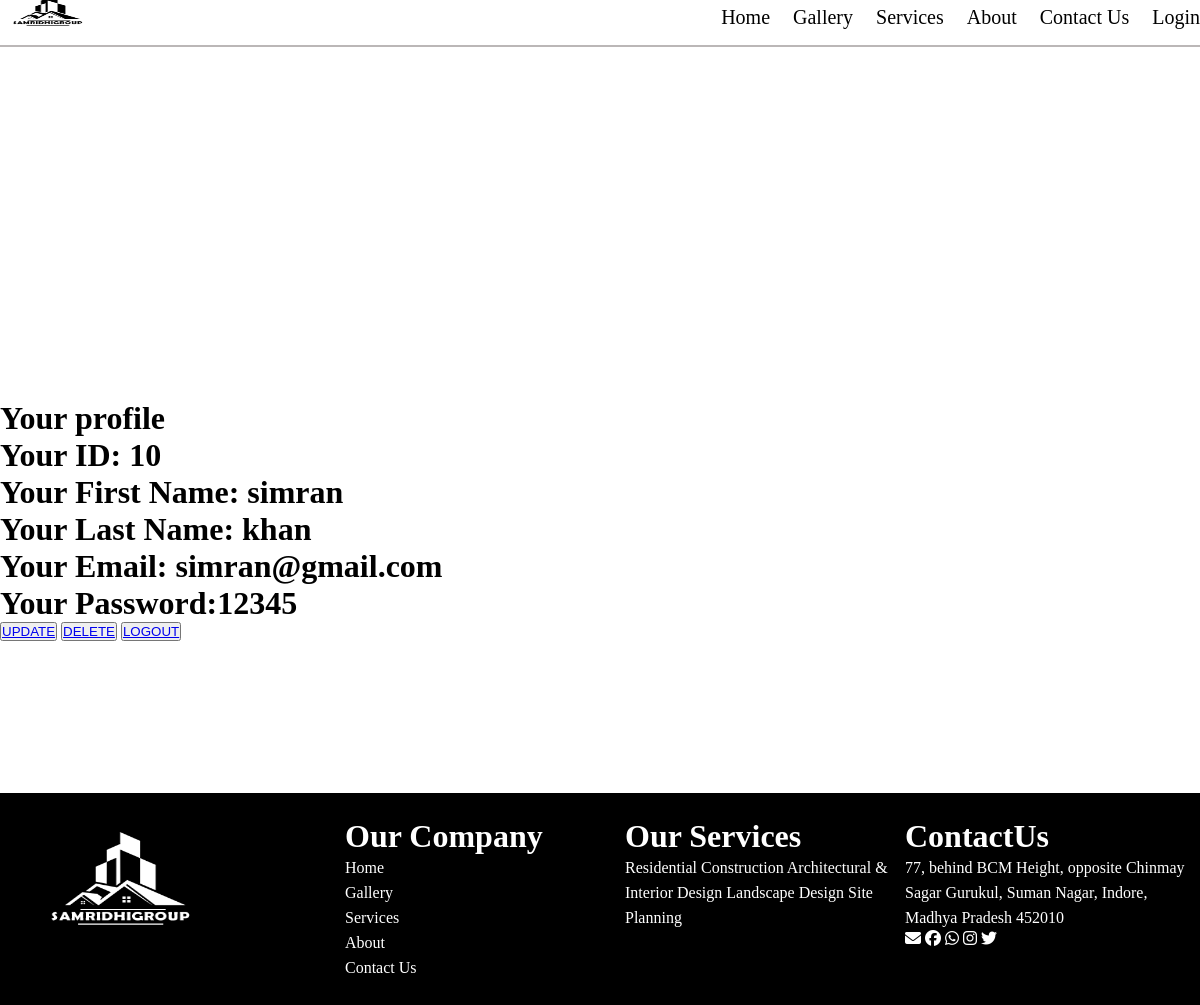
The page /user_profile (signed in) on the database its author committed.
### project2/models.py (models this page shows, shortened)
class Student(models.Model):
    fnm = models.CharField(max_length=100)
    lnm = models.CharField(max_length=100)
    email = models.EmailField(max_length=100 ,default=True)
    password = models.CharField(max_length=100,default=True)

### project2/views.py (the view)
# urls.py: path("user_profile",views.user_profile,name="user_profile"),
def user_profile(request):
    email=request.session["pro_data"]
    data=Student.objects.get(email=email)
    return render(request,'profile.html',{'key':data})

### project2/templates/profile.html
{% extends "base.html" %}
{% load static %}
{% block container %}
<div class="profile">
<h1>Your profile</h1>
<h1>Your ID: {{ key.id }}</h1>
<h1>Your First Name: {{ key.fnm }}</h1>
<h1>Your Last Name: {{ key.lnm }}</h1>
<h1>Your Email: {{ key.email }}</h1>
<h1>Your Password:{{ key.password }}</h1>
<button><a href="{% url 'user_update' key.id %}">UPDATE</a></button>
<button><a href="{% url 'user_delete' key.id %}">DELETE</a></button>
<button><a href="{% url 'user_logout' %}">LOGOUT</a></button>
</div>
{% endblock %}

### project2/static/css/Style.css (style rules this page uses)
* { padding: 0%; margin: 0%; box-sizing: border-box; }
.profile { margin-top: 400px; }

### rows shown on the page
Student: id "10", fnm "simran", lnm "khan", email "simran@gmail.com", password "12345"
